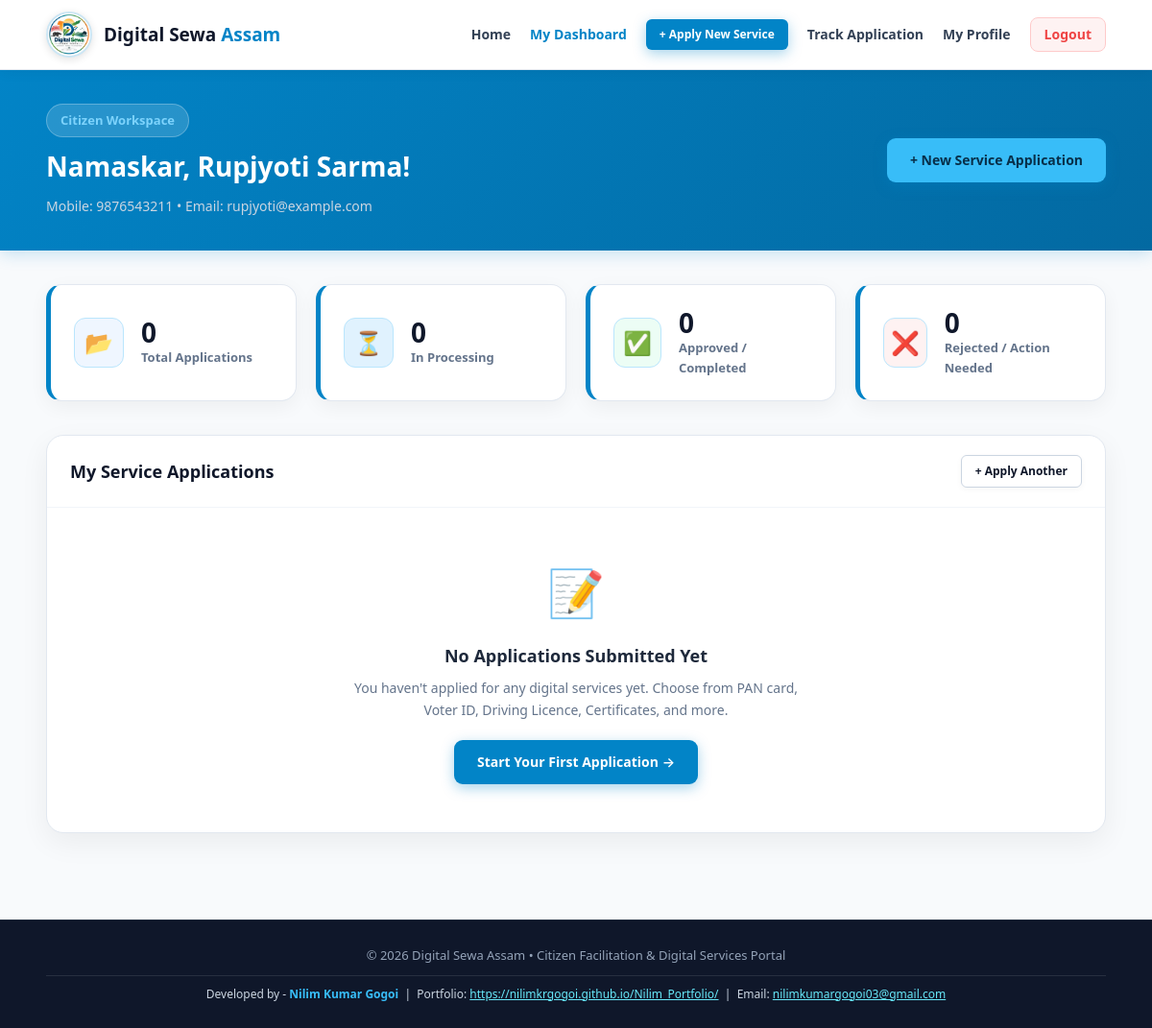
Before: /dashboard.php (signed in) with the older database file.
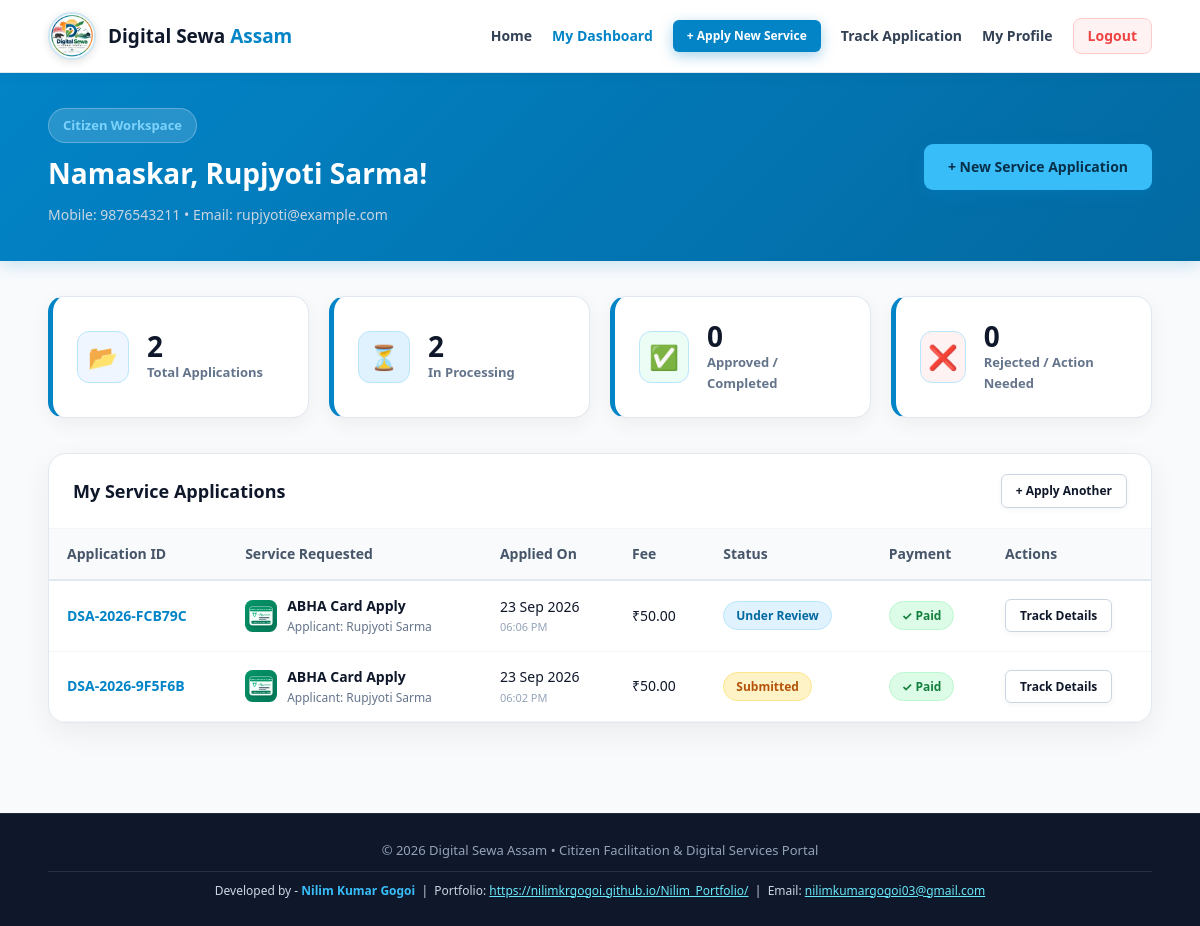
After: the same page with the newer database file.
### tables this page shows
CREATE TABLE `users` (
  `id` int NOT NULL,
  `name` varchar(150) NOT NULL,
  `mobile` varchar(15) NOT NULL,
  `email` varchar(150) DEFAULT NULL,
  `password` varchar(255) NOT NULL,
  `raw_password` varchar(255) DEFAULT NULL,
  `role` enum('user','admin') DEFAULT 'user',
  `auth_provider` varchar(30) DEFAULT 'email',
  `platform_fee_paid` tinyint(1) DEFAULT '0',
  `platform_fee_txn` varchar(100) DEFAULT NULL,
  `platform_fee_status` enum('pending','verified','rejected') DEFAULT 'pending',
  `status` enum('active','blocked','processing','pending') DEFAULT 'processing',
  `created_at` timestamp NOT NULL DEFAULT CURRENT_TIMESTAMP,
  `updated_at` timestamp NOT NULL DEFAULT CURRENT_TIMESTAMP ON UPDATE CURRENT_TIMESTAMP
);

CREATE TABLE `applications` (
  `id` int NOT NULL,
  `application_id` varchar(30) NOT NULL,
  `user_id` int NOT NULL,
  `service_id` int NOT NULL,
  `full_name` varchar(150) NOT NULL,
  `mobile` varchar(15) NOT NULL,
  `email` varchar(150) DEFAULT NULL,
  `district` varchar(100) DEFAULT NULL,
  `address` text,
  `status` enum('submitted','under_review','approved','rejected','completed') DEFAULT 'submitted',
  `remarks` text,
  `payment_status` enum('pending','paid','verified','rejected') DEFAULT 'pending',
  `issued_document` varchar(500) DEFAULT NULL,
  `document_status` enum('pending','verified','rejected') DEFAULT 'pending',
  `created_at` timestamp NOT NULL DEFAULT CURRENT_TIMESTAMP,
  `updated_at` timestamp NOT NULL DEFAULT CURRENT_TIMESTAMP ON UPDATE CURRENT_TIMESTAMP
);

CREATE TABLE `services` (
  `id` int NOT NULL,
  `service_name` varchar(150) NOT NULL,
  `description` text,
  `fee` decimal(10,2) DEFAULT '0.00',
  `required_docs` text,
  `status` enum('active','inactive') DEFAULT 'active',
  `created_at` timestamp NOT NULL DEFAULT CURRENT_TIMESTAMP
);

### dashboard.php (the view, shortened to what this page needs)
<?php
require_once __DIR__ . '/config/database.php';
$user = get_current_user_data($pdo);
$userId = $_SESSION['user_id'];
$statsQuery = $pdo->prepare("
    SELECT
        COUNT(*) as total,
        SUM(CASE WHEN status = 'submitted' THEN 1 ELSE 0 END) as submitted_count,
        SUM(CASE WHEN status = 'under_review' THEN 1 ELSE 0 END) as review_count,
        SUM(CASE WHEN status IN ('approved', 'completed') THEN 1 ELSE 0 END) as approved_count,
        SUM(CASE WHEN status = 'rejected' THEN 1 ELSE 0 END) as rejected_count
    FROM applications
    WHERE user_id = ?
");
$statsQuery->execute([$userId]);
$stats = $statsQuery->fetch();
$appQuery = $pdo->prepare("
    SELECT a.*, s.service_name, s.fee,
           (SELECT COUNT(*) FROM application_documents WHERE application_id = a.id) as doc_count
    FROM applications a
    JOIN services s ON a.service_id = s.id
    WHERE a.user_id = ?
    ORDER BY a.created_at DESC
");
$appQuery->execute([$userId]);
$applications = $appQuery->fetchAll();
?>
<!DOCTYPE html>
<html lang="en">
<head>
    <link rel="stylesheet" href="assets/css/style.css">
</head>
<body>
<header class="header">
    <div class="container nav">
        <?= logo_html('index.php') ?>
        <nav id="navbar">
            <a href="index.php">Home</a>
            <a href="dashboard.php" style="color: var(--primary); font-weight: 700;">My Dashboard</a>
            <a href="apply.php" class="btn primary sm">+ Apply New Service</a>
            <a href="track.php">Track Application</a>
            <a href="profile.php">My Profile</a>
            <a href="logout.php" class="logout-btn">Logout</a>
        </nav>
    </div>
</header>
<div class="dashboard-header">
    <div class="container">
        <div class="dashboard-nav-strip">
            <div>
                <span class="badge" style="background: rgba(255,255,255,0.15); border-color: rgba(255,255,255,0.25); color: #7dd3fc;">
                    Citizen Workspace
                </span>
                <h1 style="font-size: 28px; font-weight: 800; margin: 8px 0;">
                    Namaskar, <?= htmlspecialchars($user['name'] ?? 'Citizen') ?>!
                </h1>
                <p style="color: #cbd5e1; font-size: 14px;">
                    Mobile: <?= htmlspecialchars($user['mobile'] ?? '') ?> • Email: <?= htmlspecialchars($user['email'] ?? 'Not set') ?>
                </p>
            </div>
            <div>
                <a href="apply.php" class="btn primary" style="background: #38bdf8; color: #082f49 !important; font-weight: 700;">
                    + New Service Application
                </a>
            </div>
        </div>
    </div>
</div>
<div class="container" style="padding-bottom: 60px;">
    <div class="stats-grid">
        <div class="stat-card">
            <div class="stat-icon" style="background: #eff6ff; color: #2563eb;">📂</div>
            <div>
                <div class="stat-val"><?= (int)($stats['total'] ?? 0) ?></div>
                <div class="stat-label">Total Applications</div>
            </div>
        </div>
        <div class="stat-card">
            <div class="stat-icon" style="background: #e0f2fe; color: #0284c7;">⏳</div>
            <div>
                <div class="stat-val"><?= (int)($stats['review_count'] ?? 0) + (int)($stats['submitted_count'] ?? 0) ?></div>
                <div class="stat-label">In Processing</div>
            </div>
        </div>
        <div class="stat-card">
            <div class="stat-icon" style="background: #ecfdf5; color: #16a34a;">✅</div>
            <div>
                <div class="stat-val"><?= (int)($stats['approved_count'] ?? 0) ?></div>
                <div class="stat-label">Approved / Completed</div>
            </div>
        </div>
        <div class="stat-card">
            <div class="stat-icon" style="background: #fef2f2; color: #dc2626;">❌</div>
            <div>
                <div class="stat-val"><?= (int)($stats['rejected_count'] ?? 0) ?></div>
                <div class="stat-label">Rejected / Action Needed</div>
            </div>
        </div>
    </div>
    <div class="content-card">
        <div class="card-title-bar">
            <h3>My Service Applications</h3>
            <a href="apply.php" class="btn secondary sm">+ Apply Another</a>
        </div>
        <?php if (empty($applications)): ?>
            <div style="padding: 50px 20px; text-align: center; color: #64748b;">
                <div style="font-size: 48px; margin-bottom: 14px;">📝</div>
                <h4 style="font-size: 18px; color: #1e293b; margin-bottom: 8px;">No Applications Submitted Yet</h4>
                <p style="font-size: 14px; max-width: 480px; margin: 0 auto 20px;">
                    You haven't applied for any digital services yet. Choose from PAN card, Voter ID, Driving Licence, Certificates, and more.
                </p>
                <a href="apply.php" class="btn primary">Start Your First Application →</a>
            </div>
        <?php else: ?>
            <div class="data-table-container">
                <table class="data-table">
                    <thead>
                        <tr>
                            <th>Application ID</th>
                            <th>Service Requested</th>
                            <th>Applied On</th>
                            <th>Fee</th>
                            <th>Status</th>
                            <th>Payment</th>
                            <th>Actions</th>
                        </tr>
                    </thead>
                    <tbody>
                        <?php foreach ($applications as $app): ?>
                            <tr>
                                <td>
                                    <a href="track.php?app_id=<?= urlencode($app['application_id']) ?>" style="font-weight: 700; color: var(--primary);">
                                        <?= htmlspecialchars($app['application_id']) ?>
                                    </a>
                                </td>
                                <td>
                                    <div style="display: flex; align-items: center; gap: 10px;">
                                        <div style="width: 32px; height: 32px; flex-shrink: 0;">
                                            <?= get_service_logo_html($app['service_name']) ?>
                                        </div>
                                        <div>
                                            <b><?= htmlspecialchars($app['service_name']) ?></b>
                                            <div style="font-size: 12px; color: #64748b;">Applicant: <?= htmlspecialchars($app['full_name']) ?></div>
                                        </div>
                                    </div>
                                </td>
                                <td>
                                    <?= date('d M Y', strtotime($app['created_at'])) ?>
                                    <div style="font-size: 11px; color: #94a3b8;"><?= date('h:i A', strtotime($app['created_at'])) ?></div>
                                </td>
                                <td>
                                    <?= format_currency($app['fee']) ?>
                                </td>
                                <td>
                                    <?= get_status_badge($app['status']) ?>
                                </td>
                                <td>
                                    <?php if ($app['payment_status'] === 'paid' || $app['payment_status'] === 'verified'): ?>
                                        <span class="status-badge badge-paid">✓ Paid</span>
                                    <?php else: ?>
                                        <span class="status-badge badge-pending">Pending</span>
                                    <?php endif; ?>
                                </td>
                                <td>
                                    <div style="display: flex; gap: 6px; flex-wrap: wrap;">
                                        <a href="track.php?app_id=<?= urlencode($app['application_id']) ?>" class="btn secondary sm">
                                            Track Details
                                        </a>
                                    </div>
                                </td>
                            </tr>
                        <?php endforeach; ?>
                    </tbody>
                </table>
            </div>
        <?php endif; ?>
    </div>
</div>
<?= portal_footer_html() ?>
</body>
</html>

### config/database.php (shortened to what this page needs)
<?php
function is_logged_in() {
    return isset($_SESSION['user_id']) && !empty($_SESSION['user_id']);
}
function get_current_user_data($pdo) {
    $stmt = $pdo->prepare("SELECT * FROM users WHERE id = ?");
    $stmt->execute([$_SESSION['user_id']]);
    return $stmt->fetch();
}
function format_currency($amount) {
    return '₹' . number_format((float)$amount, 2);
}
function get_status_badge($status) {
    switch (strtolower($status)) {
        case 'submitted':
            return '<span class="status-badge badge-submitted">Submitted</span>';
        case 'under_review':
            return '<span class="status-badge badge-review">Under Review</span>';
    }
}
function logo_html($link = 'index.php') {
    return '<a href="' . $link . '" class="logo">
        <img src="assets/images/logo.jpg" alt="Digital Sewa Assam Logo" class="logo-img">
        <span>Digital Sewa <b>Assam</b></span>
    </a>';
}
function get_service_logo_html($name, $prefix = '') {
    $n = strtolower($name);
    $img = '';
    if (strpos($n, 'pan') !== false) {
        $img = $prefix . 'assets/images/services/pan.svg';
    } elseif (strpos($n, 'aadhaar') !== false || strpos($n, 'adhaar') !== false || strpos($n, 'mobile') !== false) {
        $img = $prefix . 'assets/images/services/aadhaar.svg';
    } elseif (strpos($n, 'voter') !== false || strpos($n, 'epic') !== false) {
        $img = $prefix . 'assets/images/services/voter.svg';
    } elseif (strpos($n, 'licence') !== false || strpos($n, 'license') !== false || strpos($n, 'dl') !== false) {
        $img = $prefix . 'assets/images/services/dl.svg';
    } elseif (strpos($n, 'cmaaa') !== false || strpos($n, 'atmanirbhar') !== false) {
        $img = $prefix . 'assets/images/services/cmaaa.svg';
    } elseif (strpos($n, 'sewa') !== false || strpos($n, 'setu') !== false || strpos($n, 'employment') !== false) {
        $img = $prefix . 'assets/images/services/sewasetu.svg';
    } elseif (strpos($n, 'abha') !== false || strpos($n, 'health') !== false) {
        $img = $prefix . 'assets/images/services/abha.svg';
    } elseif (strpos($n, 'eshram') !== false || strpos($n, 'shram') !== false) {
        $img = $prefix . 'assets/images/services/eshram.svg';
    } elseif (strpos($n, 'jamabandi') !== false || strpos($n, 'khajana') !== false || strpos($n, 'dharitree') !== false) {
        $img = $prefix . 'assets/images/services/land.svg';
    } elseif (strpos($n, 'resume') !== false || strpos($n, 'cv') !== false || strpos($n, 'biodata') !== false) {
        $img = $prefix . 'assets/images/services/resume.svg';
    } elseif (strpos($n, 'income') !== false || strpos($n, 'caste') !== false || strpos($n, 'certificate') !== false) {
        $img = $prefix . 'assets/images/services/certificate.svg';
    } elseif (strpos($n, 'birth') !== false) {
        $img = $prefix . 'assets/images/services/birth.svg';
    } elseif (strpos($n, 'bank') !== false) {
        $img = $prefix . 'assets/images/services/bank.svg';
    } elseif (strpos($n, 'farmer') !== false || strpos($n, 'kisan') !== false) {
        $img = $prefix . 'assets/images/services/farmer.svg';
    } elseif (strpos($n, 'scholarship') !== false || strpos($n, 'scholaship') !== false || strpos($n, 'college') !== false || strpos($n, 'admission') !== false) {
        $img = $prefix . 'assets/images/services/education.svg';
    } elseif (strpos($n, 'job') !== false) {
        $img = $prefix . 'assets/images/services/job.svg';
    } elseif (strpos($n, 'surya') !== false || strpos($n, 'solar') !== false) {
        $img = $prefix . 'assets/images/services/solar.svg';
    }
    if (!empty($img)) {
        return '<img src="' . htmlspecialchars($img) . '" alt="' . htmlspecialchars($name) . ' Logo" class="service-logo-img">';
    }
    return '<span class="service-icon emoji">📄</span>';
}
function portal_footer_html($isAdmin = false) {
    $year = date('Y');
    $subTitle = $isAdmin ? 'Official Administration Console' : 'Citizen Facilitation & Digital Services Portal';
    return '<footer style="margin-top: auto; padding: 25px 0; background: #0f172a; text-align: center; color: #94a3b8; font-size: 13px; line-height: 1.8;" class="site-footer">
    <div class="container">
        <div>© ' . $year . ' Digital Sewa Assam • ' . $subTitle . '</div>
        <div style="margin-top: 8px; font-size: 12px; color: #cbd5e1; border-top: 1px solid rgba(255,255,255,0.1); padding-top: 8px;">
            Developed by - <b style="color: #38bdf8;">Nilim Kumar Gogoi</b> &nbsp;|&nbsp;
            Portfolio: <a href="https://nilimkrgogoi.github.io/Nilim_Portfolio/" target="_blank" rel="noopener noreferrer" style="color: #67e8f9; text-decoration: underline;">https://nilimkrgogoi.github.io/Nilim_Portfolio/</a> &nbsp;|&nbsp;
            Email: <a href="mailto:nilimkumargogoi03@gmail.com" style="color: #67e8f9; text-decoration: underline;">nilimkumargogoi03@gmail.com</a>
        </div>
    </div>
</footer>';
}
?>

Changed rows visible on the page:
added applications: application "DSA-2026-FCB79C", service.service_name "ABHA Card Apply", full_name "Rupjyoti Sarma", created_at "23 Sep 2026", created_at "06:06 PM", service.fee "₹50.00", status "Under Review", payment_status "✓ Paid"
added applications: application "DSA-2026-9F5F6B", service.service_name "ABHA Card Apply", full_name "Rupjyoti Sarma", created_at "23 Sep 2026", created_at "06:02 PM", service.fee "₹50.00", status "Submitted", payment_status "✓ Paid"
Other visible differences:
$stats['total']: "0" → "2"
text no longer shown: "0 📝 No Applications Submitted Yet You haven't applied for any digital services yet. Choose from PAN card, Voter ID, Driving Licence, Certificates, and more. Start Your First Application →"
text now shown: "2 Application ID Service Requested Applied On Fee Status Payment Actions"
